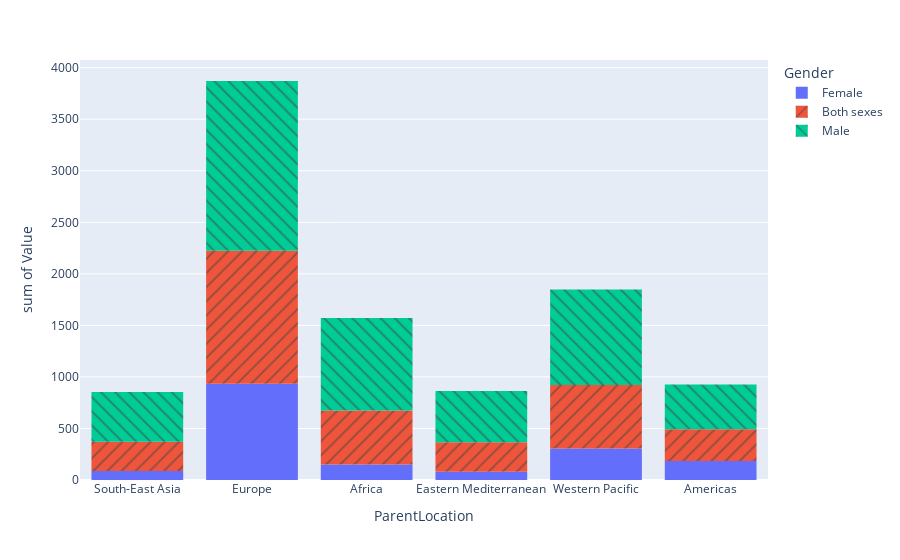

Source (notebook cell):
### Code cell
import plotly.express as px

# fig = px.histogram(tobacco_use_ww_df, x="Gender", y="Value", color="Gender", pattern_shape="ParentLocation")
fig = px.histogram(tobacco_use_ww_df[tobacco_use_ww_df['Year'] == 2018], x="ParentLocation", y="Value", color="Gender", pattern_shape="Gender")
fig.show()

### Figure 1 — Plotly figure (JSON) as saved in the notebook; plotly's stock layout.template omitted (floating-point values rounded to 4 significant figures; data arrays with more than 128 entries replaced by an {"elided": "..."} marker saying what was removed)
{"data": [{"alignmentgroup": "True", "bingroup": "x", "histfunc": "sum", "hovertemplate": "Gender=Female<br>ParentLocation=%{x}<br>sum of Value=%{y}<extra></extra>", "legendgroup": "Female", "marker": {"color": "#636efa", "pattern": {"shape": ""}}, "name": "Female", "offsetgroup": "Female", "orientation": "v", "showlegend": true, "type": "histogram", "x": {"elided": "149 str values"}, "xaxis": "x", "y": {"elided": "149 float values"}, "yaxis": "y"}, {"alignmentgroup": "True", "bingroup": "x", "histfunc": "sum", "hovertemplate": "Gender=Both sexes<br>ParentLocation=%{x}<br>sum of Value=%{y}<extra></extra>", "legendgroup": "Both sexes", "marker": {"color": "#EF553B", "pattern": {"shape": "/"}}, "name": "Both sexes", "offsetgroup": "Both sexes", "orientation": "v", "showlegend": true, "type": "histogram", "x": {"elided": "149 str values"}, "xaxis": "x", "y": {"elided": "149 float values"}, "yaxis": "y"}, {"alignmentgroup": "True", "bingroup": "x", "histfunc": "sum", "hovertemplate": "Gender=Male<br>ParentLocation=%{x}<br>sum of Value=%{y}<extra></extra>", "legendgroup": "Male", "marker": {"color": "#00cc96", "pattern": {"shape": "\\"}}, "name": "Male", "offsetgroup": "Male", "orientation": "v", "showlegend": true, "type": "histogram", "x": {"elided": "149 str values"}, "xaxis": "x", "y": {"elided": "149 float values"}, "yaxis": "y"}], "layout": {"barmode": "relative", "legend": {"title": {"text": "Gender"}, "tracegroupgap": 0}, "margin": {"t": 60}, "xaxis": {"anchor": "y", "domain": [0, 1], "title": {"text": "ParentLocation"}}, "yaxis": {"anchor": "x", "domain": [0, 1], "title": {"text": "sum of Value"}}}}
